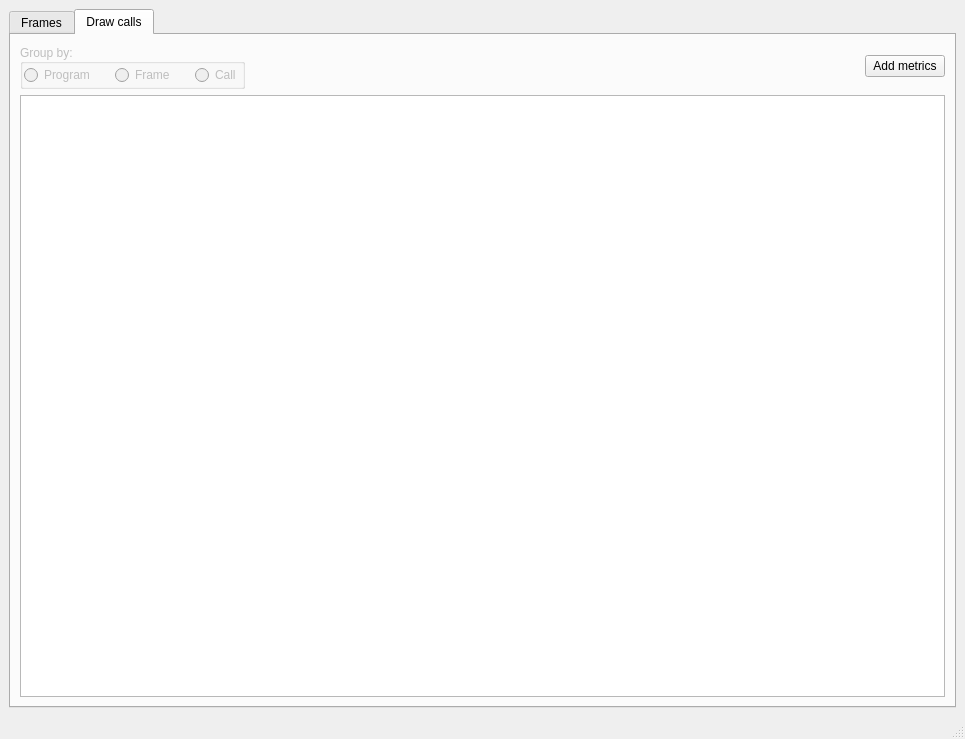
<?xml version="1.0" encoding="UTF-8"?>
<ui version="4.0">
 <class>MainWindow</class>
 <widget class="QMainWindow" name="MainWindow">
  <property name="geometry">
   <rect>
    <x>0</x>
    <y>0</y>
    <width>965</width>
    <height>739</height>
   </rect>
  </property>
  <property name="sizePolicy">
   <sizepolicy hsizetype="Preferred" vsizetype="Preferred">
    <horstretch>0</horstretch>
    <verstretch>0</verstretch>
   </sizepolicy>
  </property>
  <property name="windowTitle">
   <string>MainWindow</string>
  </property>
  <widget class="QWidget" name="centralwidget">
   <layout class="QGridLayout" name="gridLayout">
    <item row="0" column="0">
     <widget class="QTabWidget" name="tabWidget">
      <property name="sizePolicy">
       <sizepolicy hsizetype="Expanding" vsizetype="Expanding">
        <horstretch>0</horstretch>
        <verstretch>0</verstretch>
       </sizepolicy>
      </property>
      <property name="currentIndex">
       <number>1</number>
      </property>
      <widget class="QWidget" name="frameTab">
       <attribute name="title">
        <string>Frames</string>
       </attribute>
       <layout class="QVBoxLayout" name="verticalLayout">
        <item>
         <layout class="QVBoxLayout" name="graphsLayoutFrame">
          <property name="spacing">
           <number>500</number>
          </property>
          <property name="sizeConstraint">
           <enum>QLayout::SetDefaultConstraint</enum>
          </property>
         </layout>
        </item>
        <item>
         <layout class="QHBoxLayout" name="horizontalLayout_3">
          <item>
           <spacer name="horizontalSpacer_2">
            <property name="orientation">
             <enum>Qt::Horizontal</enum>
            </property>
            <property name="sizeHint" stdset="0">
             <size>
              <width>40</width>
              <height>20</height>
             </size>
            </property>
           </spacer>
          </item>
          <item>
           <widget class="QPushButton" name="frameAddMetrics">
            <property name="sizePolicy">
             <sizepolicy hsizetype="Fixed" vsizetype="Fixed">
              <horstretch>0</horstretch>
              <verstretch>0</verstretch>
             </sizepolicy>
            </property>
            <property name="text">
             <string>Add metrics</string>
            </property>
           </widget>
          </item>
         </layout>
        </item>
        <item>
         <widget class="QTableView" name="frameTableView"/>
        </item>
       </layout>
      </widget>
      <widget class="QWidget" name="callTab">
       <property name="sizePolicy">
        <sizepolicy hsizetype="Expanding" vsizetype="Expanding">
         <horstretch>0</horstretch>
         <verstretch>0</verstretch>
        </sizepolicy>
       </property>
       <attribute name="title">
        <string>Draw calls</string>
       </attribute>
       <layout class="QVBoxLayout" name="verticalLayout_2">
        <item>
         <layout class="QVBoxLayout" name="graphsLayoutCall"/>
        </item>
        <item>
         <layout class="QHBoxLayout" name="horizontalLayout_2">
          <property name="spacing">
           <number>100</number>
          </property>
          <property name="sizeConstraint">
           <enum>QLayout::SetDefaultConstraint</enum>
          </property>
          <item>
           <widget class="QGroupBox" name="groupBox">
            <property name="enabled">
             <bool>false</bool>
            </property>
            <property name="sizePolicy">
             <sizepolicy hsizetype="Preferred" vsizetype="Preferred">
              <horstretch>0</horstretch>
              <verstretch>0</verstretch>
             </sizepolicy>
            </property>
            <property name="title">
             <string>Group by:</string>
            </property>
            <property name="alignment">
             <set>Qt::AlignLeading|Qt::AlignLeft|Qt::AlignVCenter</set>
            </property>
            <property name="flat">
             <bool>false</bool>
            </property>
            <property name="checkable">
             <bool>false</bool>
            </property>
            <layout class="QHBoxLayout" name="horizontalLayout">
             <property name="spacing">
              <number>20</number>
             </property>
             <property name="sizeConstraint">
              <enum>QLayout::SetFixedSize</enum>
             </property>
             <property name="leftMargin">
              <number>1</number>
             </property>
             <property name="topMargin">
              <number>1</number>
             </property>
             <property name="rightMargin">
              <number>1</number>
             </property>
             <property name="bottomMargin">
              <number>1</number>
             </property>
             <item>
              <widget class="QRadioButton" name="radioButton">
               <property name="text">
                <string>Program</string>
               </property>
              </widget>
             </item>
             <item>
              <widget class="QRadioButton" name="radioButton_2">
               <property name="text">
                <string>Frame</string>
               </property>
              </widget>
             </item>
             <item>
              <widget class="QRadioButton" name="radioButton_3">
               <property name="text">
                <string>Call</string>
               </property>
              </widget>
             </item>
            </layout>
           </widget>
          </item>
          <item>
           <spacer name="horizontalSpacer">
            <property name="orientation">
             <enum>Qt::Horizontal</enum>
            </property>
            <property name="sizeHint" stdset="0">
             <size>
              <width>40</width>
              <height>20</height>
             </size>
            </property>
           </spacer>
          </item>
          <item>
           <widget class="QPushButton" name="callAddMetrics">
            <property name="sizePolicy">
             <sizepolicy hsizetype="Fixed" vsizetype="Fixed">
              <horstretch>0</horstretch>
              <verstretch>0</verstretch>
             </sizepolicy>
            </property>
            <property name="text">
             <string>Add metrics</string>
            </property>
           </widget>
          </item>
         </layout>
        </item>
        <item>
         <widget class="QTableView" name="callTableView"/>
        </item>
       </layout>
      </widget>
     </widget>
    </item>
   </layout>
  </widget>
  <widget class="QMenuBar" name="menubar">
   <property name="geometry">
    <rect>
     <x>0</x>
     <y>0</y>
     <width>965</width>
     <height>19</height>
    </rect>
   </property>
  </widget>
  <widget class="QStatusBar" name="statusbar"/>
 </widget>
 <resources/>
 <connections/>
</ui>
